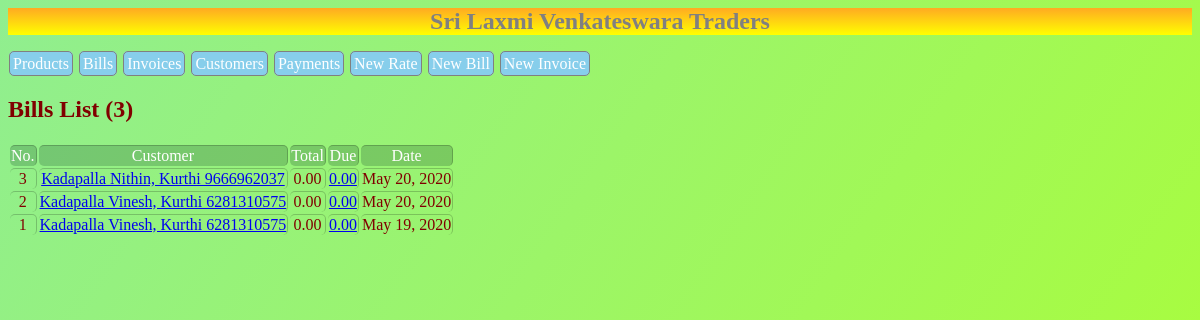
/bills/, run on an earlier commit of the app's database.
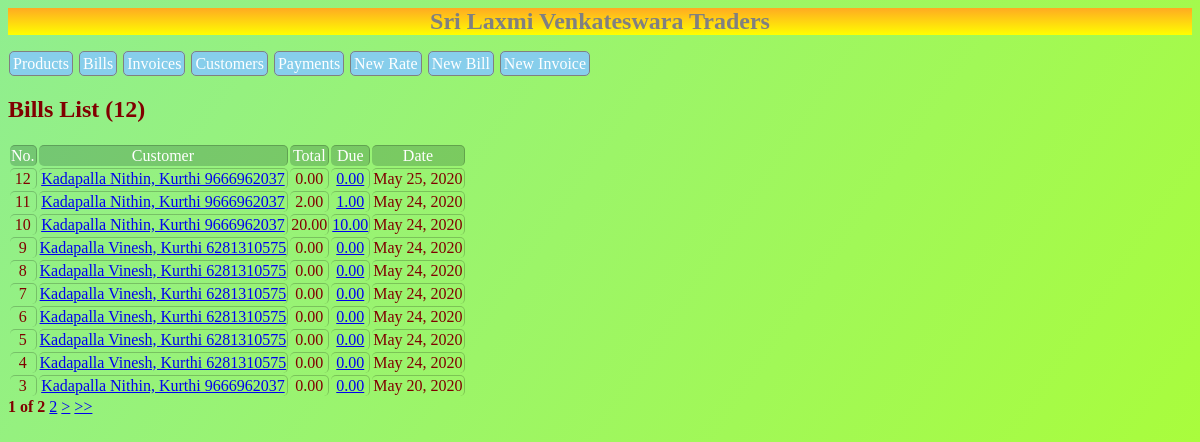
And on a later commit of the database.
### home/models.py (models this page shows, shortened)
class Bill(models.Model):
    customer = models.ForeignKey('Customer',on_delete=models.CASCADE)
    date = models.DateTimeField(auto_now=True)
    total = models.DecimalField(max_digits=10,decimal_places=2,default=0)
    due = models.DecimalField(max_digits=10, decimal_places=2,default=0)

class Customer(models.Model):
    name = models.CharField(max_length=64)
    phone = models.IntegerField(null=True)
    email = models.EmailField(null=True)
    address = models.ForeignKey(Village,models.CASCADE,related_name='user_address')#models.CharField(max_length=128)
    due = models.DecimalField(default=0,decimal_places=2,max_digits=10)
    def __str__(self):
        phone = ''
        if self.phone != -1:
            phone = self.phone
        return " "+self.name+", "+" "+self.address.village+" "+str(phone)

class Village(models.Model):
    village = models.CharField(max_length=64)
    mandal = models.CharField(max_length=64)
    district = models.CharField(max_length=64)

### home/views.py (the view)
# urls.py: path('bills/',BillListView.as_view(),name='bills'),
class BillListView(ListView):
    model = Bill
    context_object_name = 'bill'
    ordering = ['-date']
    paginate_by = 10

### home/templates/home/bill_list.html
{% extends 'home/list.html' %}
{% block content %}
    <h2>Bills List ({{ page_obj.paginator.count }})</h2>
    {% if bill %}
        <table>
            <tr>
                <td>No.</td>
                <td>Customer</td>
                <td>Total</td>
                <td>Due</td>
                <td>Date</td>
            </tr>
            {% for b in bill %}
                <tr>
                    <td>{{ b.id }}</td>
                    <td><a href='{% url 'bill_particular' b.id %}'>{{b.customer}}</a></td>
                    <td>{{ b.total }}</td>
                    <td><a href='{% url 'payment' b.id %}'>{{ b.due }}</a></td>
                    <td><span class="date">{{ b.date.date }}<span class="time">,{{ b.date.time }}</span></span></td>
                </tr>
            {% endfor %}
        </table>
    {% else %}
        No bills till now.
    {% endif %}
{% endblock %}

What changed in the data, as far as the page shows it:
no longer on this page (row unchanged): Bill: id "2", customer "Kadapalla Vinesh, Kurthi 6281310575", total "0.00", due "0.00", date "May 20, 2020"
no longer on this page (row unchanged): Bill: id "1", customer "Kadapalla Vinesh, Kurthi 6281310575", total "0.00", due "0.00", date "May 19, 2020"
added Bill: id "12", customer "Kadapalla Nithin, Kurthi 9666962037", total "0.00", due "0.00", date "May 25, 2020"
added Bill: id "11", customer "Kadapalla Nithin, Kurthi 9666962037", total "2.00", due "1.00", date "May 24, 2020"
added Bill: id "10", customer "Kadapalla Nithin, Kurthi 9666962037", total "20.00", due "10.00", date "May 24, 2020"
added Bill: id "9", customer "Kadapalla Vinesh, Kurthi 6281310575", total "0.00", due "0.00", date "May 24, 2020"
added Bill: id "8", customer "Kadapalla Vinesh, Kurthi 6281310575", total "0.00", due "0.00", date "May 24, 2020"
added Bill: id "7", customer "Kadapalla Vinesh, Kurthi 6281310575", total "0.00", due "0.00", date "May 24, 2020"
added Bill: id "6", customer "Kadapalla Vinesh, Kurthi 6281310575", total "0.00", due "0.00", date "May 24, 2020"
added Bill: id "5", customer "Kadapalla Vinesh, Kurthi 6281310575", total "0.00", due "0.00", date "May 24, 2020"
added Bill: id "4", customer "Kadapalla Vinesh, Kurthi 6281310575", total "0.00", due "0.00", date "May 24, 2020"
Also different on the page:
{{ page_obj.paginator.count }}: "3" → "12"
new list line: "1 of 2"
new list line: "2"
